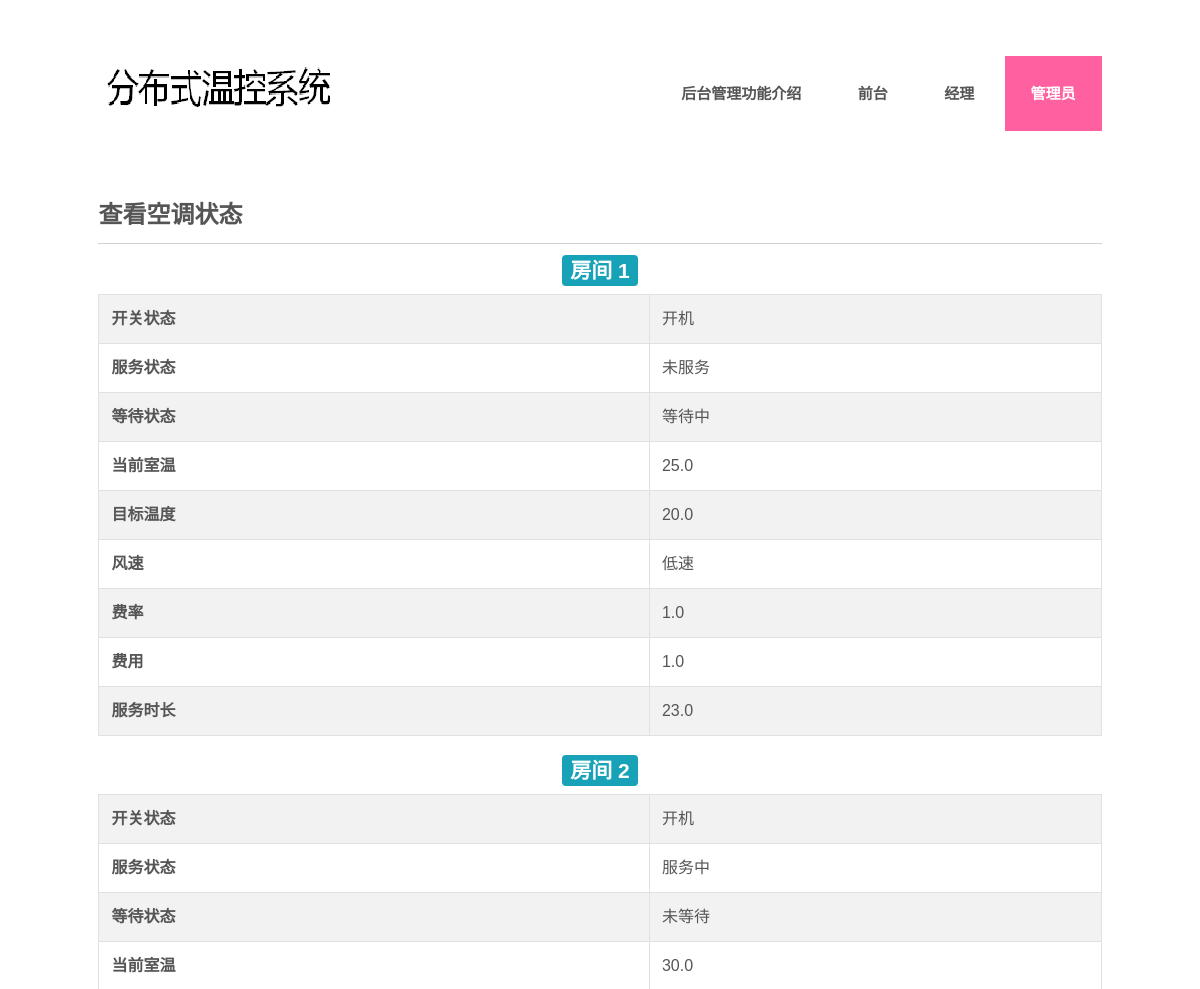
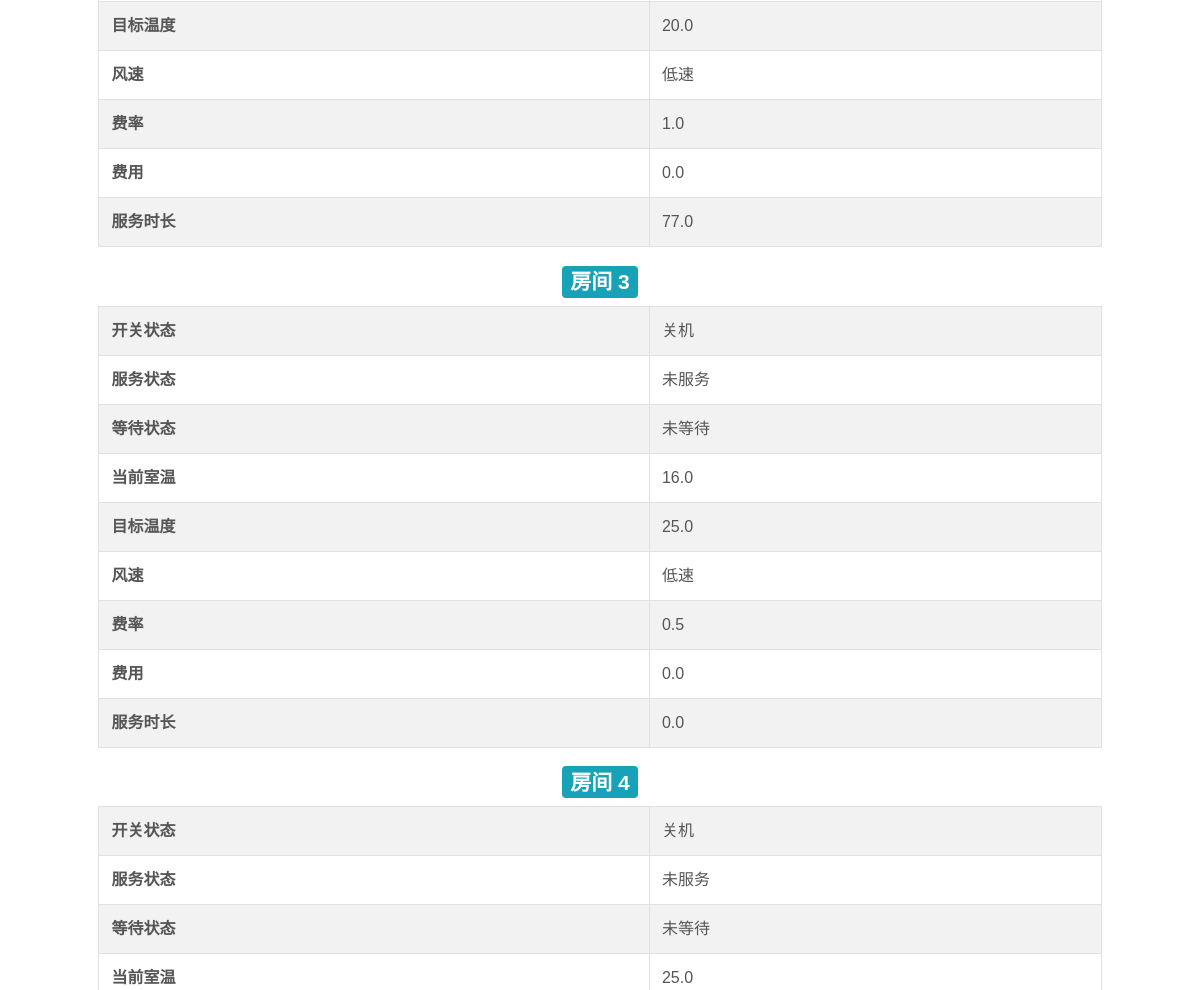
Before: /server/manager_check_state/ (upper part) with the older database file (2 pictures, top to bottom).
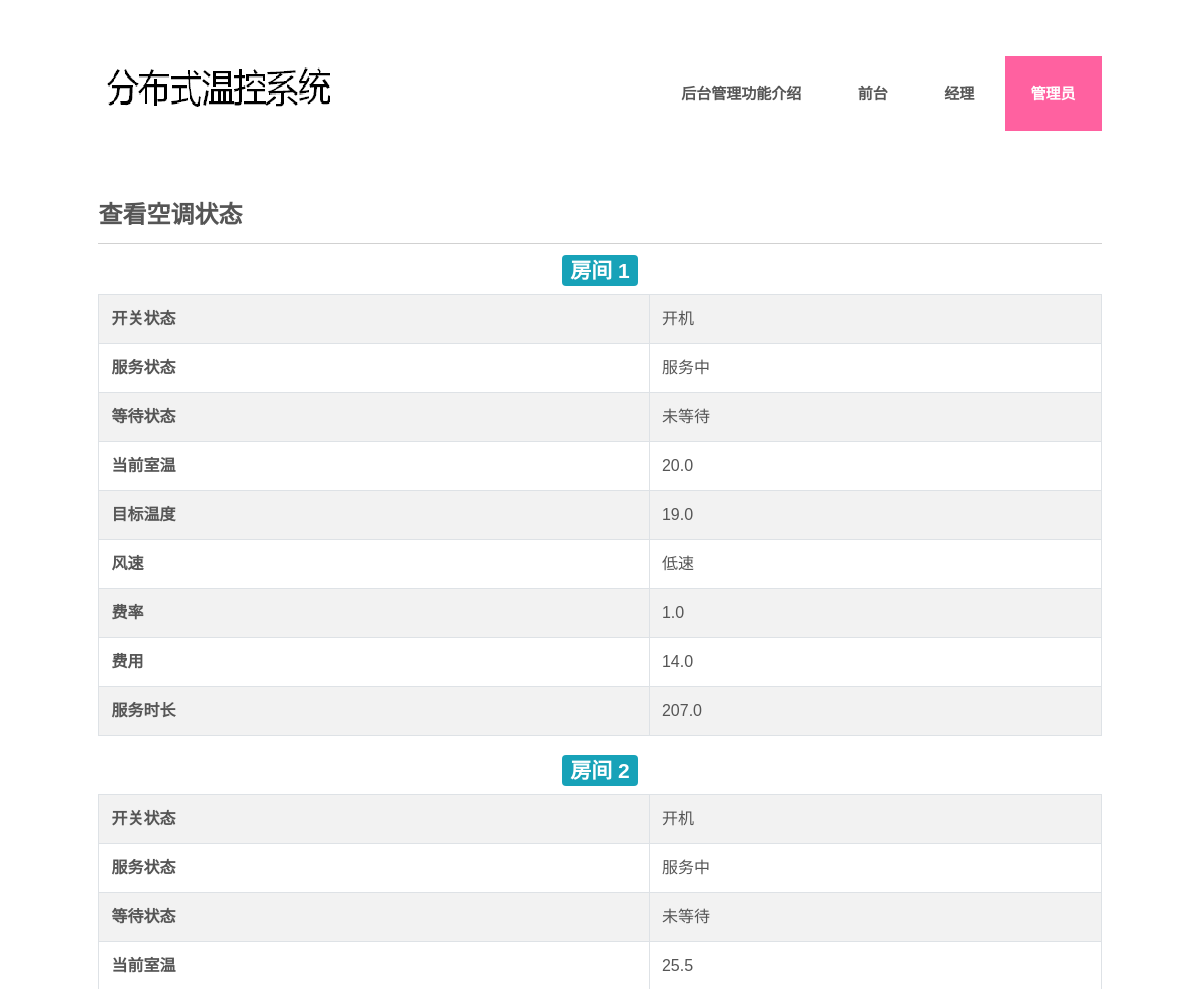
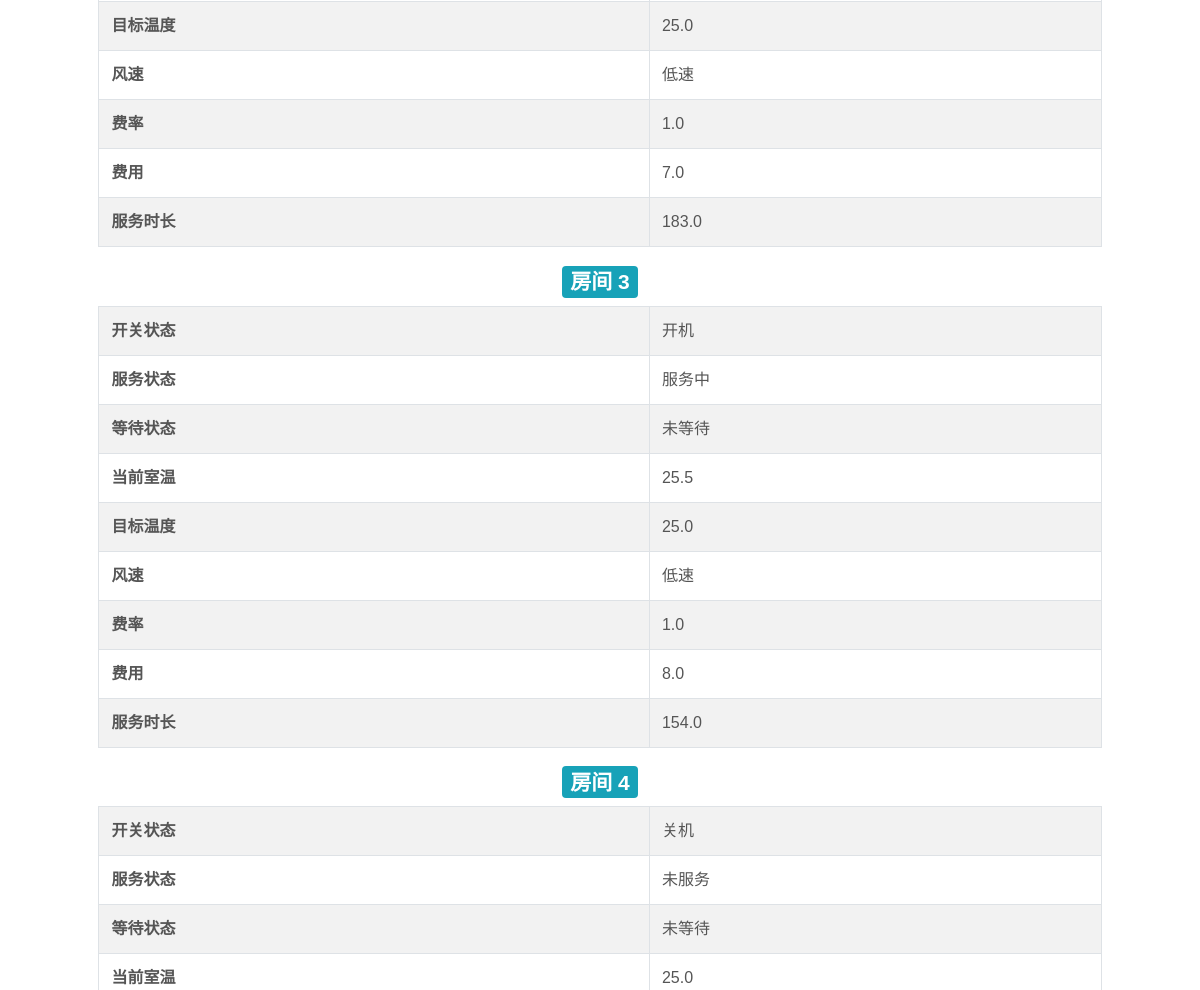
After: the same page with the newer database file (2 pictures, top to bottom).
### server/models.py (models this page shows)
class Basic(models.Model):
    fan_speed = models.IntegerField(default=0)  # 0:低速风 1:中速风 2:高速风
    fee_rate = models.FloatField(default=1)
    fee = models.FloatField(default=0)
    class Meta:
        abstract = True

class Room(Basic):
    room_id = models.IntegerField(primary_key=True)
    state_working = models.BooleanField(default=False)
    state_serving = models.BooleanField(default=False)
    state_waiting = models.BooleanField(default=False)
    current_temp = models.FloatField(default=25)
    target_temp = models.FloatField(default=25)
    serving_duration = models.FloatField(default=0)
    channel_name = models.CharField(max_length=100, default='')
    last_serving_time = models.DateTimeField(default=timezone.now)
    init_cur_temp = models.FloatField(default=25)
    is_timer = models.BooleanField(default=False)
    for_timer_weight = models.FloatField(default=0)  # 时长-风速*10000

### server/views.py (the view)
# urls.py: path('manager_check_state/', views.manager_check_state, name='manager_check_state'),
def manager_check_state(request):
    room = Room.objects.all()
    return render(request, 'manager_check_state.html', {'room': room})

### templates/manager_check_state.html (shortened to what this page needs)
<!DOCTYPE HTML>
<html lang="en">
<head>
<link rel="stylesheet" href="https://cdn.staticfile.org/twitter-bootstrap/4.1.0/css/bootstrap.min.css">
<link href="/static/css/style.css" rel="stylesheet" type="text/css" media="all" />
</head>
<body>
<div class="wrap">
    <div class="wrapper">
        <div class="header">
            <div class="logo">
                <a href="{% url 'index' %}"><img src="/static/images/logo.png" alt=""></a>
            </div>
            <div class="cssmenu">
                <ul>
                    <li><a href="{% url 'index' %}">后台管理功能介绍</a></li>
                    <li><a href="{% url 'reception' %}">前台</a></li>
                    <li><a href="{% url 'boss' %}">经理</a></li>
                    <li class="active"><a href="{% url 'manager' %}">管理员</a></li>
                 </ul>
            </div>
        </div>
        <div class="main1">
            <div class="content">
            <h2>查看空调状态</h2>
            </div>
            {% for r in room %}
            <h3 style="text-align:center",id={{ r.room_id }}><span class="badge badge-info">房间 {{ r.room_id }}</span></h3>
            <table class="table table-striped table-bordered">
            <tr>
                <td><b>开关状态</b></td>
                {% if r.state_working %}
                <td>开机</td>
                {% else %}
                <td>关机</td>
                {% endif %}
            </tr>
             <tr>
                <td><b>服务状态</b></td>
                {% if r.state_serving %}
                <td>服务中</td>
                {% else %}
                <td>未服务</td>
                {% endif %}
            </tr>
             <tr>
                <td><b>等待状态</b></td>
                {% if r.state_waiting %}
                <td>等待中</td>
                {% else %}
                <td>未等待</td>
                {% endif %}
            </tr>
            <tr>
                <td><b>当前室温</b></td>
                <td>{{ r.current_temp }}</td>
            </tr>
            <tr>
                <td><b>目标温度</b></td>
                <td>{{ r.target_temp }}</td>
            </tr>
            <tr>
                <td><b>风速</b></td>
                {% if r.fan_speed == 0 %}
                    <td>低速</td>
                {% elif r.fan_speed == 1 %}
                    <td>中速</td>
                {% else %}
                    <td>高速</td>
                {% endif %}
            </tr>
            <tr>
                <td><b>费率</b></td>
                <td>{{ r.fee_rate }}</td>
            </tr>
            <tr>
                <td><b>费用</b></td>
                <td>{{ r.fee }}</td>
            </tr>
            <tr>
                <td><b>服务时长</b></td>
                <td>{{ r.serving_duration }}</td>
            </tr>
            </table>
            {% endfor %}
        </div>
    </div>
</div>
</body>
</html>

Changed rows visible on the page:
changed Room id 1: current_temp "25.0" → "20.0"; target_temp "20.0" → "19.0"; fee "1.0" → "14.0"; serving_duration "23.0" → "207.0"; state_serving "未服务" → "服务中"; state_waiting "等待中" → "未等待"
changed Room id 2: current_temp "30.0" → "25.5"; target_temp "20.0" → "25.0"; fee "0.0" → "7.0"; serving_duration "77.0" → "183.0"
changed Room id 3: current_temp "16.0" → "25.5"; fee_rate "0.5" → "1.0"; fee "0.0" → "8.0"; serving_duration "0.0" → "154.0"; state_working "关机" → "开机"; state_serving "未服务" → "服务中"
